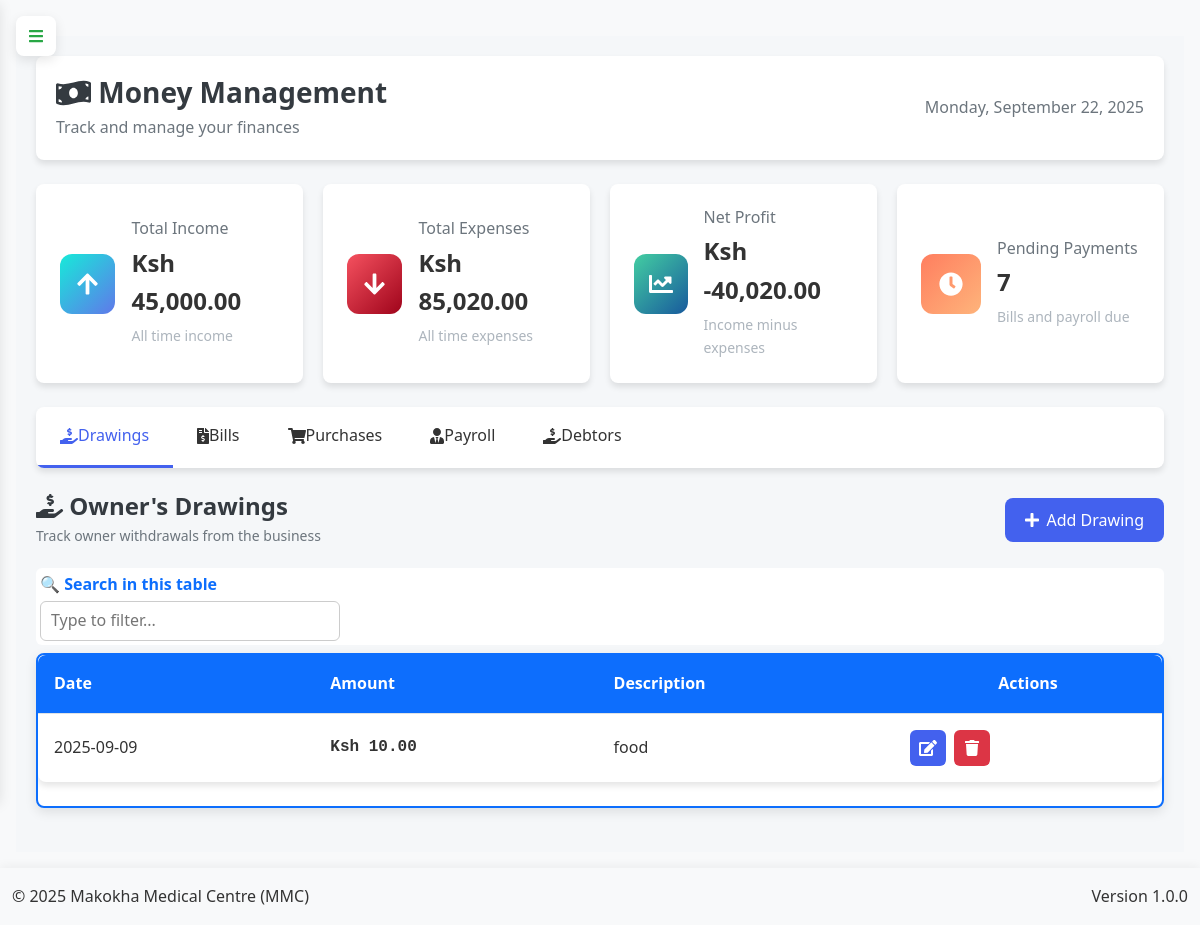
/admin/money (signed in), run on an earlier commit of the app's database.
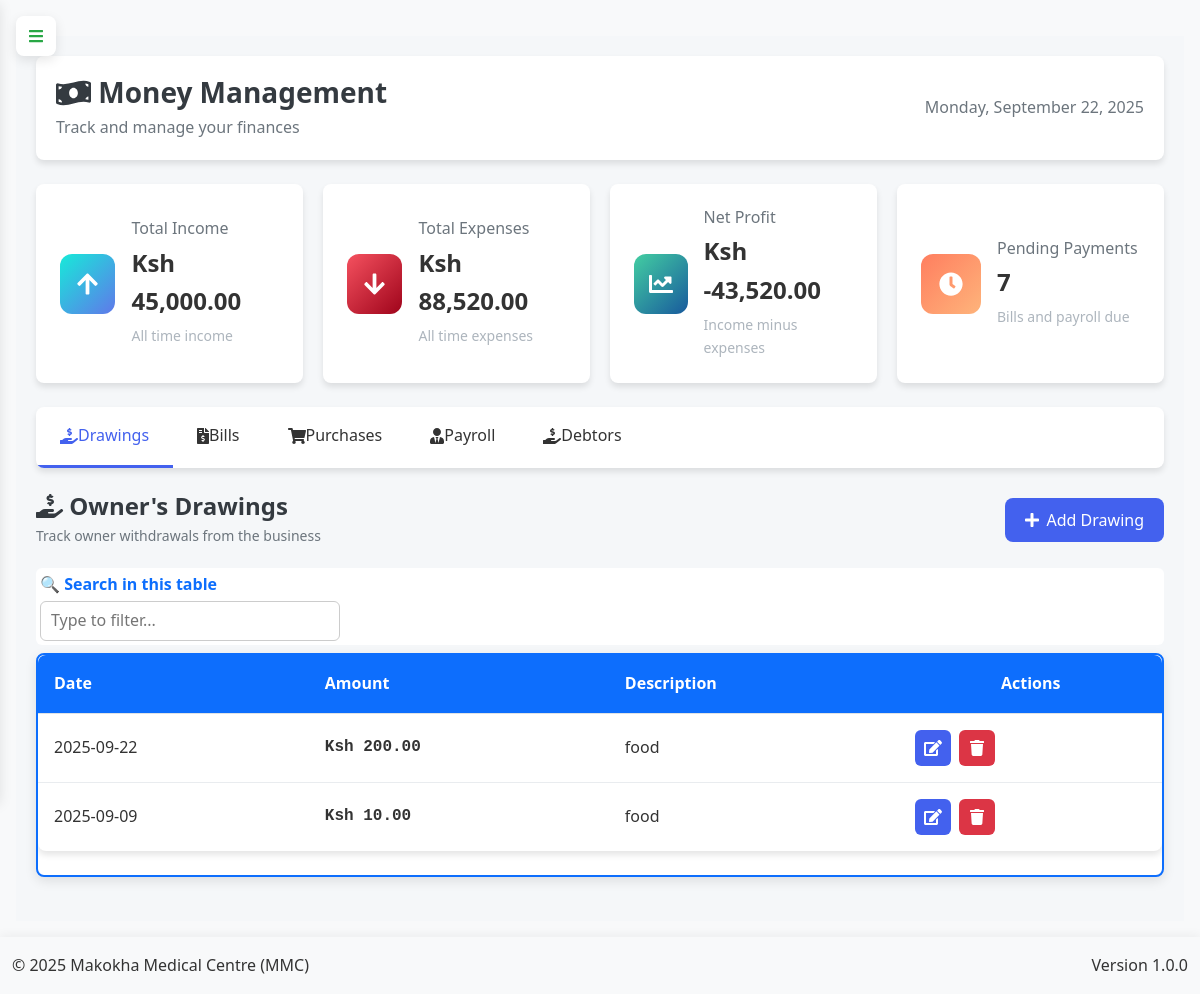
And on a later commit of the database.
### app.py (models this page shows)
class Transaction(db.Model):
    id = db.Column(db.Integer, primary_key=True)
    transaction_number = db.Column(db.String(50), unique=True, nullable=False)
    transaction_type = db.Column(db.String(50), nullable=False)  # sale, refund, payment, expense, etc.
    amount = db.Column(db.Float, nullable=False)
    user_id = db.Column(db.Integer, db.ForeignKey('user.id'), nullable=False)
    reference_id = db.Column(db.Integer)  # ID of related record (sale, expense, etc.)
    notes = db.Column(db.Text)
    created_at = db.Column(db.DateTime, default=lambda: datetime.now(timezone.utc))
    updated_at = db.Column(db.DateTime, default=lambda: datetime.now(timezone.utc), onupdate=lambda: datetime.now(timezone.utc))
    user = db.relationship('User', backref='transactions')

### app.py (the view)
@app.route('/admin/money')
@login_required
def manage_money():
    if current_user.role != 'admin':
        flash('Unauthorized access', 'danger')
        return redirect(url_for('home'))
    return render_template('admin/money.html',
                        drawings=Transaction.query.filter_by(transaction_type='drawing').order_by(Transaction.created_at.desc()).all(),
                        expenses=Expense.query.order_by(Expense.created_at.desc()).all(),
                        purchases=Purchase.query.order_by(Purchase.created_at.desc()).all(),
                        payroll=Payroll.query.order_by(Payroll.created_at.desc()).all(),
                        debtors=Debtor.query.order_by(Debtor.amount_owed.desc()).all(),
                        employees=Employee.query.all(),
                        current_date=datetime.utcnow().date())

### app.py (called while the page is built, shortened)
@app.before_request
def initialize_data():
    global _first_request
    if not _first_request:
        return

@app.context_processor
def inject_current_date():
    return {'current_date': date.today().strftime('%Y-%m-%d')}

@app.context_processor
def inject_csrf_token():
    return dict(csrf_token=generate_csrf)

@app.context_processor
def utility_processor():
    def decrypt_data(encrypted_data):
        if not encrypted_data:
            return ""
        try:
            return Config.decrypt_data_static(encrypted_data)
        except:
            return "[Decryption Error]"
    return dict(decrypt_data=decrypt_data)

    @login_manager.user_loader
    def load_user(user_id):
        return db.session.get(User, int(user_id))

### templates/admin/money.html (shortened to what this page needs)
{% extends "base.html" %}
{% block content %}
<link rel="stylesheet" href="https://cdnjs.cloudflare.com/ajax/libs/font-awesome/6.4.0/css/all.min.css">
<link rel="stylesheet" href="https://cdn.datatables.net/1.13.6/css/dataTables.bootstrap5.min.css">
<link rel="stylesheet" href="https://cdnjs.cloudflare.com/ajax/libs/animate.css/4.1.1/animate.min.css">
<div class="money-management-container">
    <div class="dashboard-header">
        <div class="header-content">
            <div class="header-title">
                <h1><i class="fas fa-money-bill-wave"></i> Money Management</h1>
                <p>Track and manage your finances</p>
            </div>
            <div class="current-date">
                <span id="current-date"></span>
            </div>
        </div>
    </div>
    <div class="summary-cards-grid">
        <div class="summary-card income">
            <div class="card-icon">
                <i class="fas fa-arrow-up"></i>
            </div>
            <div class="card-content">
                <h3>Total Income</h3>
                <div class="amount" id="total-income">Ksh 0.00</div>
                <p>All time income</p>
            </div>
        </div>
        <div class="summary-card expenses">
            <div class="card-icon">
                <i class="fas fa-arrow-down"></i>
            </div>
            <div class="card-content">
                <h3>Total Expenses</h3>
                <div class="amount" id="total-expenses">Ksh 0.00</div>
                <p>All time expenses</p>
            </div>
        </div>
        <div class="summary-card profit">
            <div class="card-icon">
                <i class="fas fa-chart-line"></i>
            </div>
            <div class="card-content">
                <h3>Net Profit</h3>
                <div class="amount" id="net-profit">Ksh 0.00</div>
                <p>Income minus expenses</p>
            </div>
        </div>
        <div class="summary-card pending">
            <div class="card-icon">
                <i class="fas fa-clock"></i>
            </div>
            <div class="card-content">
                <h3>Pending Payments</h3>
                <div class="amount" id="pending-payments">0</div>
                <p>Bills and payroll due</p>
            </div>
        </div>
    </div>
    <div class="navigation-tabs">
        <div class="tab active" data-tab="drawings">
            <i class="fas fa-hand-holding-usd"></i>
            <span>Drawings</span>
        </div>
        <div class="tab" data-tab="bills">
            <i class="fas fa-file-invoice-dollar"></i>
            <span>Bills</span>
        </div>
        <div class="tab" data-tab="purchases">
            <i class="fas fa-shopping-cart"></i>
            <span>Purchases</span>
        </div>
        <div class="tab" data-tab="payroll">
            <i class="fas fa-user-tie"></i>
            <span>Payroll</span>
        </div>
        <div class="tab" data-tab="debtors">
            <i class="fas fa-hand-holding-usd"></i>
            <span>Debtors</span>
        </div>
    </div>
    <div class="tab-content active" id="drawings-tab">
        <div class="section-header">
            <div class="section-title">
                <h2><i class="fas fa-hand-holding-usd"></i> Owner's Drawings</h2>
                <p>Track owner withdrawals from the business</p>
            </div>
            <button class="btn btn-primary btn-with-icon" data-modal-target="add-drawing">
                <i class="fas fa-plus"></i> Add Drawing
            </button>
        </div>
        <div class="table-container">
            <table id="drawings-table" class="modern-table">
                <thead>
                    <tr>
                        <th>Date</th>
                        <th>Amount</th>
                        <th>Description</th>
                        <th class="text-center">Actions</th>
                    </tr>
                </thead>
                <tbody>
                    {% for drawing in drawings %}
                    <tr>
                        <td>{{ drawing.created_at.strftime('%Y-%m-%d') }}</td>
                        <td class="amount-cell">Ksh {{ "%.2f"|format(drawing.amount) }}</td>
                        <td>{{ drawing.notes.replace("Owner's drawing: ", "") }}</td>
                        <td class="action-btns">
                            <div class="btn-group">
                                <button class="action-btn btn-primary"
                                        onclick="moneyManagement.editDrawing({{ drawing.id }}, {{ drawing.amount }}, '{{ drawing.notes.replace("Owner's drawing: ", "") | replace("'", "\\'") }}')">
                                    <i class="fas fa-edit"></i>
                                </button>
                                <button class="action-btn btn-danger"
                                        data-delete-record="{{ drawing.id }}"
                                        data-record-type="drawing">
                                    <i class="fas fa-trash"></i>
                                </button>
                            </div>
                        </td>
                    </tr>
                    {% endfor %}
                </tbody>
            </table>
        </div>
    </div>
</div>
{% endblock %}

### templates/base.html (shortened to what this page needs)
<!DOCTYPE html>
<html lang="en">
<head>
    <link href="https://cdn.jsdelivr.net/npm/bootstrap@5.3.0/dist/css/bootstrap.min.css" rel="stylesheet">
    <link rel="stylesheet" href="https://cdn.jsdelivr.net/npm/bootstrap-icons@1.11.1/font/bootstrap-icons.css">
    <link rel="stylesheet" href="https://cdnjs.cloudflare.com/ajax/libs/font-awesome/5.15.3/css/all.min.css">
    <link href="https://cdn.jsdelivr.net/npm/select2@4.1.0-rc.0/dist/css/select2.min.css" rel="stylesheet">
    <link rel="stylesheet" href="{{ url_for('static', filename='css/style.css') }}">
    <link rel="stylesheet" href="{{ url_for('static', filename='css/dashboard.css') }}">
    <link rel="stylesheet" href="{{ url_for('static', filename='css/custom.css') }}">
</head>
<body>
    <button class="pc-toggle-nav" id="pcToggleNav">
        <i class="fas fa-bars"></i>
    </button>
    <main class="container-fluid flex-grow-1 py-3">
        {% block content %}{% endblock %}
    </main>
    <footer class="bg-light py-3 mt-auto">
        <div class="container-fluid">
            <div class="row">
                <div class="col-md-6 text-center text-md-start">
                    <p class="mb-0">&copy; 2025 Makokha Medical Centre (MMC)</p>
                </div>
                <div class="col-md-6 text-center text-md-end">
                    <p class="mb-0">Version 1.0.0</p>
                </div>
            </div>
        </div>
    </footer>
</body>
</html>

### static/css/style.css (style rules this page uses)
:root { --primary-color: #3498db; --secondary-color: #2980b9; --success-color: #2ecc71; --danger-color: #e74c3c; --warning-color: #f39c12; --info-color: #1abc9c; --light-color: #ecf0f1; --dark-color: #2c3e50; --gray-color: #95a5a6; --white-color: #ffffff; --black-color: #000000; --sidebar-width: 250px; --sidebar-collapsed-width: 0; --top-bar-height: 60px; --shadow: 0 2px 10px rgba(0, 0, 0, 0.1); --transition: all 0.3s ease; }
* { margin: 0; padding: 0; box-sizing: border-box; font-family: 'Segoe UI', Tahoma, Geneva, Verdana, sans-serif; }
.btn { position: relative; z-index: auto; }
body { background-color: #f5f6fa; color: #333; line-height: 1.6; overflow-x: hidden; }
button, input, select, textarea { font-family: inherit; font-size: inherit; }
.btn { display: inline-block; padding: 8px 16px; border: none; border-radius: 4px; background-color: var(--primary-color); color: white; cursor: pointer; transition: var(--transition); }
.btn-primary { background-color: var(--primary-color); }
.btn-danger { background-color: var(--danger-color); }

### static/css/dashboard.css (style rules this page uses)
.tab-content { display: none; }
.tab-content.active { display: block; }

### templates/base.html (style rules this page uses)
:root { --sidebar-width: 260px; --sidebar-collapsed-width: 0px; --primary-color: #0d6efd; --primary-dark: #0a58ca; --secondary-color: #6c757d; --header-height: 60px; --transition-speed: 0.3s; --border-color: rgba(255, 255, 255, 0.1); --table-blue: #0d6efd; --table-white: #ffffff; --hamburger-red: #038d38ff; --hamburger-green: #28a745; --bg-light: #f8f9fa; --text-dark: #212529; --shadow: 0 4px 12px rgba(0, 0, 0, 0.1); --radius: 8px; }
body { background-color: var(--bg-light); font-family: 'Segoe UI', Tahoma, Geneva, Verdana, sans-serif; line-height: 1.6; padding-top: 20px; }
.pc-toggle-nav { position: fixed; left: 1rem; top: 1rem; z-index: 1060; width: 40px; height: 40px; border-radius: 8px; background: white; border: none; color: var(--hamburger-green); display: none; align-items: center; justify-content: center; cursor: pointer; box-shadow: var(--shadow); transition: all var(--transition-speed); }
main.container-fluid { margin-left: 0; transition: margin var(--transition-speed) ease; min-height: 100vh; padding: 1rem; width: 100%; }
.table-container { overflow-x: auto; overflow-y: auto; max-height: 400px; border: 2px solid var(--table-blue); border-radius: var(--radius); box-shadow: var(--shadow); background: white; margin-bottom: 1.5rem; width: 100%; }
.table-container table { width: 100%; border-collapse: separate; border-spacing: 0; table-layout: auto; }
.table-container th { background-color: var(--table-blue) !important; color: var(--table-white) !important; position: sticky; top: 0; padding: 0.6rem 0.8rem; font-weight: 600; white-space: nowrap; border: none; text-align: left; z-index: 2; }
.table-container td { padding: 0.6rem 0.8rem; vertical-align: middle; border: none; white-space: nowrap; overflow: hidden; text-overflow: ellipsis; max-width: 250px; }
.table-container tbody tr { transition: background-color 0.2s; }
.btn { border-radius: var(--radius); padding: 0.75rem 1.5rem; font-weight: 500; transition: all 0.3s; }
.btn-primary { background-color: var(--primary-color); border-color: var(--primary-color); }
footer { background: white; box-shadow: 0 -2px 10px rgba(0,0,0,0.05); }
@media (min-width: 1200px) { .pc-toggle-nav { display: flex !important; } }

What changed in the data, as far as the page shows it:
added Transaction: created_at "2025-09-22", amount "200.00", notes.replace "food"
Also different on the page:
text written by a page script: "Ksh 85,020.00" → "Ksh 88,520.00"
text written by a page script: "Ksh -40,020.00" → "Ksh -43,520.00"
